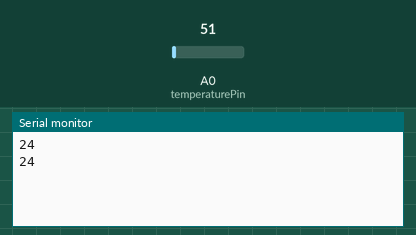
This sketch was run on a simulated Arduino Uno, built with avr-gcc and run on an emulated ATmega328P. Shown: the last lines printed to the serial monitor. The test bench sets the inputs (shaded band); at power-on: A0 (temperaturePin) = 51.

Above: at 1.8 s.
1.9 s: A0 (temperaturePin) set to 61
At 2.5 s:
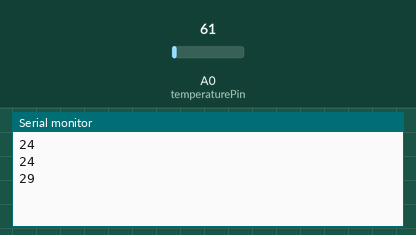
3.4 s: A0 (temperaturePin) set to 71
At 4.8 s:
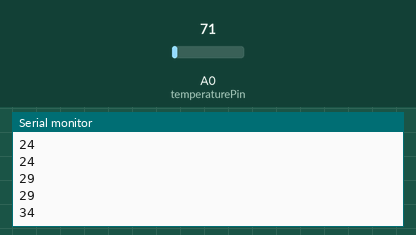
Timing chart, 0 to 6.4 s (numbered marks = the images above; inputs shaded):
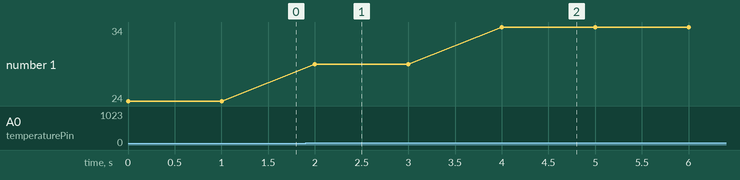

The sketch:

Temperature_Code.ino
```cpp
// Written by Marc Poul Joseph Laventure

// Declaration of variables
int temperaturePin = 0; // Analop pin at port 0
float temperatureCelsius;

void setup(){
  Serial.begin(9600);

}
void loop(){
  temperatureCelsius = analogRead(temperaturePin);
  temperatureCelsius = 5.0*temperatureCelsius*100.0/1024.0;
  Serial.println((byte)temperatureCelsius);
  delay(1000);
}
```

Measured:
- after the input at 1.9 s, the serial monitor: prints a new line after 0.10 s (image 1)
- after the input at 3.4 s, the serial monitor: prints a new line after 0.60 s (image 2)
- plotted number 1: 24 → 29 after the input at 1.9 s, 29 → 34 after the input at 3.4 s
